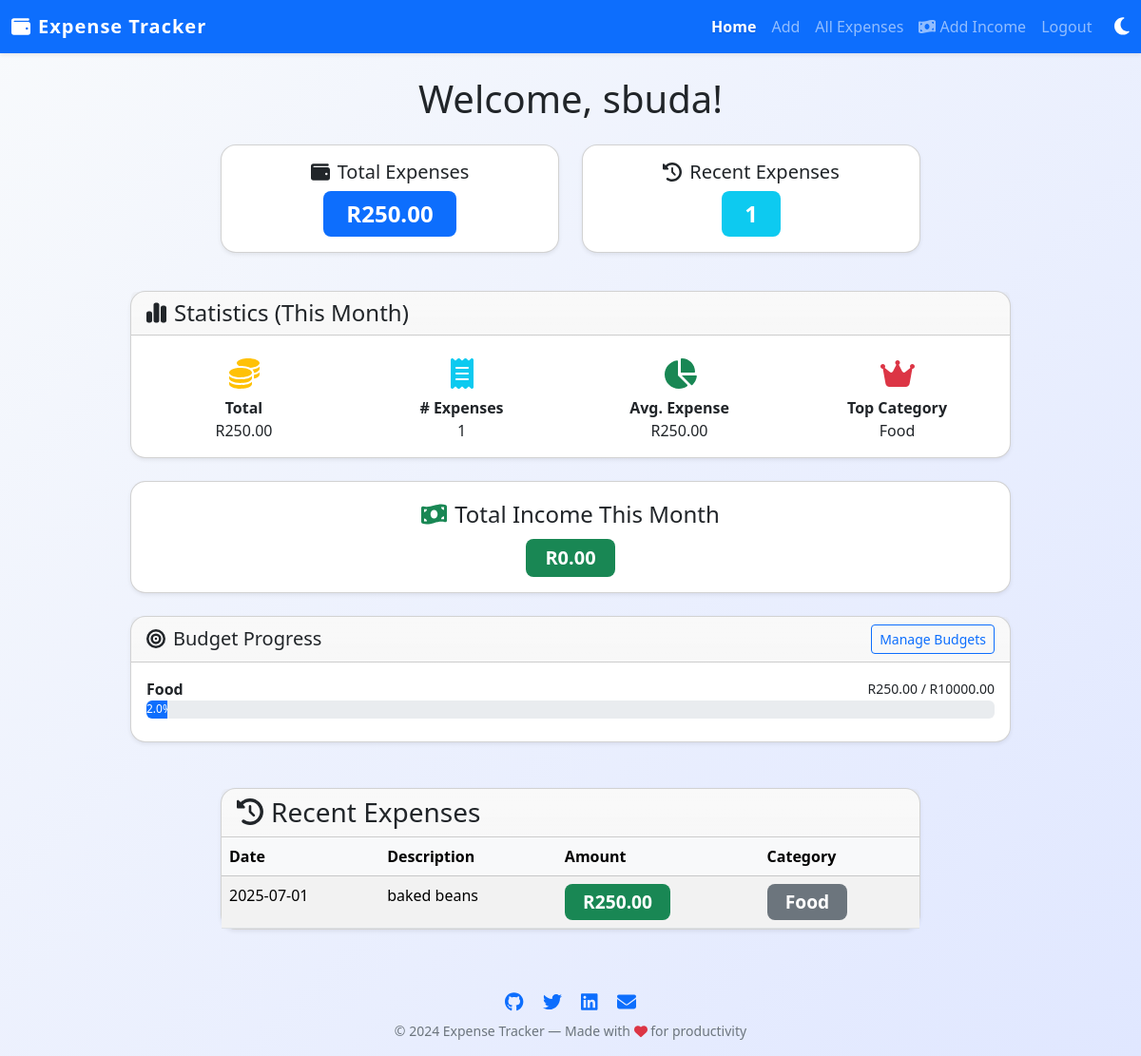
The page / (signed in) on the database its author committed.
### tables this page shows
CREATE TABLE users (
            id INTEGER PRIMARY KEY AUTOINCREMENT,
            username TEXT NOT NULL UNIQUE,
            password TEXT NOT NULL
        );

CREATE TABLE budgets (
            id INTEGER PRIMARY KEY AUTOINCREMENT,
            user_id INTEGER NOT NULL,
            category TEXT NOT NULL,
            amount REAL NOT NULL,
            month TEXT NOT NULL,
            UNIQUE(user_id, category, month),
            FOREIGN KEY(user_id) REFERENCES users(id)
        );

CREATE TABLE expenses (
            id INTEGER PRIMARY KEY AUTOINCREMENT,
            user_id INTEGER NOT NULL,
            date TEXT NOT NULL,
            description TEXT NOT NULL,
            amount REAL NOT NULL,
            category TEXT NOT NULL,
            FOREIGN KEY(user_id) REFERENCES users(id)
        );

### dashboard.py (the view)
@dashboard_bp.route('/')
@login_required
def index():
    conn = sqlite3.connect(app.config['DB_NAME'])
    c = conn.cursor()
    c.execute('SELECT SUM(amount) FROM expenses WHERE user_id = ?', (current_user.id,))
    total = c.fetchone()[0] or 0
    c.execute('SELECT * FROM expenses WHERE user_id = ? ORDER BY date DESC, id DESC LIMIT 5', (current_user.id,))
    recent = c.fetchall()
    today = date.today()
    month_start = today.replace(day=1).strftime('%Y-%m-%d')
    month_end = today.strftime('%Y-%m-%d')
    month = today.strftime('%Y-%m')
    c.execute('SELECT SUM(amount), COUNT(*), AVG(amount) FROM expenses WHERE user_id = ? AND date >= ? AND date <= ?', (current_user.id, month_start, month_end))
    total_month, count_month, avg_month = c.fetchone()
    total_month = total_month or 0
    count_month = count_month or 0
    avg_month = avg_month or 0
    c.execute('SELECT category, SUM(amount) as total FROM expenses WHERE user_id = ? AND date >= ? AND date <= ? GROUP BY category ORDER BY total DESC LIMIT 1', (current_user.id, month_start, month_end))
    row = c.fetchone()
    top_category = row[0] if row else None
    c.execute('SELECT category, amount FROM budgets WHERE user_id = ? AND month = ?', (current_user.id, month))
    budgets = c.fetchall()
    budget_progress = []
    for cat, budget_amt in budgets:
        c.execute('SELECT SUM(amount) FROM expenses WHERE user_id = ? AND category = ? AND date >= ? AND date <= ?', (current_user.id, cat, month_start, month_end))
        spent = c.fetchone()[0] or 0
        percent = (spent / budget_amt * 100) if budget_amt > 0 else 0
        budget_progress.append({'category': cat, 'budget': budget_amt, 'spent': spent, 'percent': percent})
    c.execute('SELECT SUM(amount) FROM incomes WHERE user_id = ? AND month = ?', (current_user.id, month))
    income_month = c.fetchone()[0] or 0
    conn.close()
    stats = {
        'total_month': total_month,
        'count_month': count_month,
        'avg_month': avg_month,
        'top_category': top_category,
        'income_month': income_month,
        'budget_progress': budget_progress
    }
    return render_template('index.html', total=total, recent=recent, stats=stats)

### app.py (called while the page is built)
def create_app():
    app = Flask(__name__)
    app.secret_key = 'your_secret_key'
    app.config['DB_NAME'] = 'expenses.db'
    login_manager = LoginManager(app)
    login_manager.login_view = 'login'
    bcrypt = Bcrypt(app)
    @login_manager.user_loader
    def load_user(user_id):
        return User.get(user_id)
    init_db()
    from auth import auth_bp
    from expenses import expenses_bp
    from budgets import budgets_bp
    from incomes import incomes_bp
    from dashboard import dashboard_bp
    app.register_blueprint(auth_bp)
    app.register_blueprint(expenses_bp)
    app.register_blueprint(budgets_bp)
    app.register_blueprint(incomes_bp)
    app.register_blueprint(dashboard_bp)
    return app

### models.py (called while the page is built)
    @staticmethod
    def get(user_id):
        conn = sqlite3.connect(DB_NAME)
        c = conn.cursor()
        c.execute('SELECT id, username, password FROM users WHERE id = ?', (user_id,))
        user = c.fetchone()
        conn.close()
        if user:
            return User(*user)
        return None

### templates/index.html (shortened to what this page needs)
{% extends 'base.html' %}
{% block content %}
<h1 class="mb-4 text-center">Welcome, {{ current_user.username }}!</h1>
<div class="row mb-4 justify-content-center">
    <div class="col-md-4">
        <div class="card text-center shadow-sm mb-3">
            <div class="card-body">
                <h5 class="card-title"><i class="fa-solid fa-wallet me-2"></i>Total Expenses</h5>
                <span class="badge bg-primary fs-4">R{{ '%.2f'|format(total) }}</span>
            </div>
        </div>
    </div>
    <div class="col-md-4">
        <div class="card text-center shadow-sm mb-3">
            <div class="card-body">
                <h5 class="card-title"><i class="fa-solid fa-clock-rotate-left me-2"></i>Recent Expenses</h5>
                <span class="badge bg-info fs-4">{{ recent|length }}</span>
            </div>
        </div>
    </div>
</div>
<div class="row justify-content-center mb-4">
  <div class="col-md-10">
    <div class="card shadow-sm mb-4">
      <div class="card-header bg-gradient d-flex align-items-center">
        <h4 class="mb-0 flex-grow-1"><i class="fa-solid fa-chart-simple me-2"></i>Statistics (This Month)</h4>
      </div>
      <div class="card-body row text-center">
        <div class="col-md-3 mb-3 mb-md-0">
          <div class="stat-box">
            <div class="fs-2"><i class="fa-solid fa-coins text-warning"></i></div>
            <div class="fw-bold">Total</div>
            <div>R{{ '%.2f'|format(stats.total_month) }}</div>
          </div>
        </div>
        <div class="col-md-3 mb-3 mb-md-0">
          <div class="stat-box">
            <div class="fs-2"><i class="fa-solid fa-receipt text-info"></i></div>
            <div class="fw-bold"># Expenses</div>
            <div>{{ stats.count_month }}</div>
          </div>
        </div>
        <div class="col-md-3 mb-3 mb-md-0">
          <div class="stat-box">
            <div class="fs-2"><i class="fa-solid fa-chart-pie text-success"></i></div>
            <div class="fw-bold">Avg. Expense</div>
            <div>R{{ '%.2f'|format(stats.avg_month) }}</div>
          </div>
        </div>
        <div class="col-md-3">
          <div class="stat-box">
            <div class="fs-2"><i class="fa-solid fa-crown text-danger"></i></div>
            <div class="fw-bold">Top Category</div>
            <div>{{ stats.top_category or 'N/A' }}</div>
          </div>
        </div>
      </div>
    </div>
    <div class="card shadow-sm mb-4">
      <div class="card-body text-center">
        <div class="fs-4 mb-2"><i class="fa-solid fa-money-bill-wave text-success me-2"></i>Total Income This Month</div>
        <span class="badge bg-success fs-5">R{{ '%.2f'|format(stats.income_month) }}</span>
      </div>
    </div>
    <div class="card shadow-sm mb-4">
      <div class="card-header bg-gradient d-flex align-items-center">
        <h5 class="mb-0 flex-grow-1"><i class="fa-solid fa-bullseye me-2"></i>Budget Progress</h5>
        <a href="{{ url_for('budgets.budgets') }}" class="btn btn-sm btn-outline-primary ms-2">Manage Budgets</a>
      </div>
      <div class="card-body">
        {% if stats.budget_progress %}
          {% for b in stats.budget_progress %}
            <div class="mb-2">
              <div class="d-flex justify-content-between align-items-center">
                <span class="fw-bold">{{ b.category }}</span>
                <span class="small">R{{ '%.2f'|format(b.spent) }} / R{{ '%.2f'|format(b.budget) }}</span>
              </div>
              <div class="progress" style="height: 1.2rem;">
                <div class="progress-bar {% if b.percent > 100 %}bg-danger{% elif b.percent > 80 %}bg-warning{% else %}bg-primary{% endif %}" role="progressbar" style="width: {{ b.percent if b.percent <= 100 else 100 }}%" aria-valuenow="{{ b.percent }}" aria-valuemin="0" aria-valuemax="100">{{ b.percent|round(0) }}%</div>
              </div>
            </div>
          {% endfor %}
        {% else %}
          <div class="text-muted">No budgets set for this month.</div>
        {% endif %}
      </div>
    </div>
  </div>
</div>
<div class="row justify-content-center mb-4">
    <div class="col-md-8">
        <div class="card shadow-sm">
            <div class="card-header bg-gradient d-flex align-items-center">
                <h3 class="mb-0 flex-grow-1"><i class="fa-solid fa-clock-rotate-left me-2"></i>Recent Expenses</h3>
            </div>
            <div class="card-body p-0">
                <table class="table table-striped mb-0">
                    <thead class="table-light">
                        <tr>
                            <th>Date</th>
                            <th>Description</th>
                            <th>Amount</th>
                            <th>Category</th>
                        </tr>
                    </thead>
                    <tbody>
                        {% for exp in recent %}
                        <tr>
                            <td>{{ exp[2] }}</td>
                            <td>{{ exp[3] }}</td>
                            <td><span class="badge bg-success">R{{ '%.2f'|format(exp[4]) }}</span></td>
                            <td><span class="badge bg-secondary">{{ exp[5] }}</span></td>
                        </tr>
                        {% else %}
                        <tr><td colspan="4" class="text-center">No expenses yet.</td></tr>
                        {% endfor %}
                    </tbody>
                </table>
            </div>
        </div>
    </div>
</div>
{% endblock %}

### templates/base.html (shortened to what this page needs)
<!DOCTYPE html>
<html lang="en">
<head>
    <link href="https://cdn.jsdelivr.net/npm/bootstrap@5.3.3/dist/css/bootstrap.min.css" rel="stylesheet">
    <link rel="stylesheet" href="https://cdnjs.cloudflare.com/ajax/libs/font-awesome/6.4.0/css/all.min.css">
    <link rel="stylesheet" href="{{ url_for('static', filename='style.css') }}">
</head>
<body>
<nav class="navbar navbar-expand-lg navbar-dark bg-primary shadow-sm">
  <div class="container-fluid">
    <a class="navbar-brand" href="{{ url_for('dashboard.index') }}"><i class="fa-solid fa-wallet me-2"></i>Expense Tracker</a>
    <div class="collapse navbar-collapse" id="navbarNav">
      <ul class="navbar-nav ms-auto">
        <li class="nav-item"><a class="nav-link {% if request.endpoint == 'dashboard.index' %}active-link{% endif %}" href="{{ url_for('dashboard.index') }}">Home</a></li>
        <li class="nav-item"><a class="nav-link {% if request.endpoint == 'expenses.add_expense' %}active-link{% endif %}" href="{{ url_for('expenses.add_expense') }}">Add</a></li>
        <li class="nav-item"><a class="nav-link {% if request.endpoint in ['expenses.list_expenses', 'expenses.edit_expense'] %}active-link{% endif %}" href="{{ url_for('expenses.list_expenses') }}">All Expenses</a></li>
        {% if current_user.is_authenticated %}
        <li class="nav-item"><a class="nav-link" href="{{ url_for('incomes.incomes') }}"><i class="fa-solid fa-money-bill-wave me-1"></i>Add Income</a></li>
        <li class="nav-item"><a class="nav-link" href="{{ url_for('auth.logout') }}">Logout</a></li>
        {% endif %}
      </ul>
      <span class="dark-mode-toggle ms-3" id="darkModeToggle" title="Toggle dark mode">
        <i class="fa-solid fa-moon"></i>
      </span>
    </div>
  </div>
</nav>
<div class="container py-4">
    {% block content %}{% endblock %}
</div>
<footer class="footer mt-auto py-3 bg-transparent border-0">
  <div class="container text-center">
    <div class="mb-2">
      <a href="#" class="text-decoration-none mx-2"><i class="fab fa-github fa-lg"></i></a>
      <a href="#" class="text-decoration-none mx-2"><i class="fab fa-twitter fa-lg"></i></a>
      <a href="#" class="text-decoration-none mx-2"><i class="fab fa-linkedin fa-lg"></i></a>
      <a href="#" class="text-decoration-none mx-2"><i class="fa fa-envelope fa-lg"></i></a>
    </div>
    <div class="small">
      <span id="footerCopyright" class="footer-copyright-text">&copy; {{ 2024 }} Expense Tracker &mdash; Made with <i class="fa fa-heart text-danger"></i> for productivity</span>
    </div>
  </div>
</footer>
</body>
</html>

### static/style.css (style rules this page uses)
body { background: linear-gradient(135deg, #f8fafc 0%, #e0e7ff 100%); transition: background 0.3s; }
.navbar-brand { font-weight: bold; letter-spacing: 1px; }
.card { border-radius: 1rem; box-shadow: 0 2px 16px rgba(0,0,0,0.07); transition: box-shadow 0.2s; }
.badge { font-size: 1.2rem; border-radius: 0.5rem; padding: 0.5em 1em; transition: background 0.2s, color 0.2s; }
.active-link { font-weight: bold; color: #fff !important; text-shadow: 0 1px 2px rgba(0,0,0,0.15); }
.btn { transition: background 0.2s, color 0.2s, box-shadow 0.2s; }
.dark-mode-toggle { cursor: pointer; font-size: 1.3rem; margin-left: 1rem; color: #fff; transition: color 0.2s; }

### templates/base.html (style rules this page uses)
html, body { height: 100%; }
body { display: flex; flex-direction: column; min-height: 100vh; }
.container.py-4 { flex: 1 0 auto; }
.footer { flex-shrink: 0; }

### rows shown on the page
users: username "sbuda"
budgets: category "Food", spent "250.00", budget "10000.00", {{ b.percent if b.percent <= 100 else 100 }} 2.5 (drawn), percent "2.0"
expenses: date "2025-07-01", description "baked beans", amount "250.00", category "Food"

### other values the page prints
{{ '%.2f'|format(total) }} "250.00"
{{ recent|length }} "1"
{{ '%.2f'|format(stats.total_month) }} "250.00"
{{ stats.count_month }} "1"
{{ '%.2f'|format(stats.avg_month) }} "250.00"
{{ stats.top_category or 'N/A' }} "Food"
{{ '%.2f'|format(stats.income_month) }} "0.00"
{{ 2024 }} "2024"
